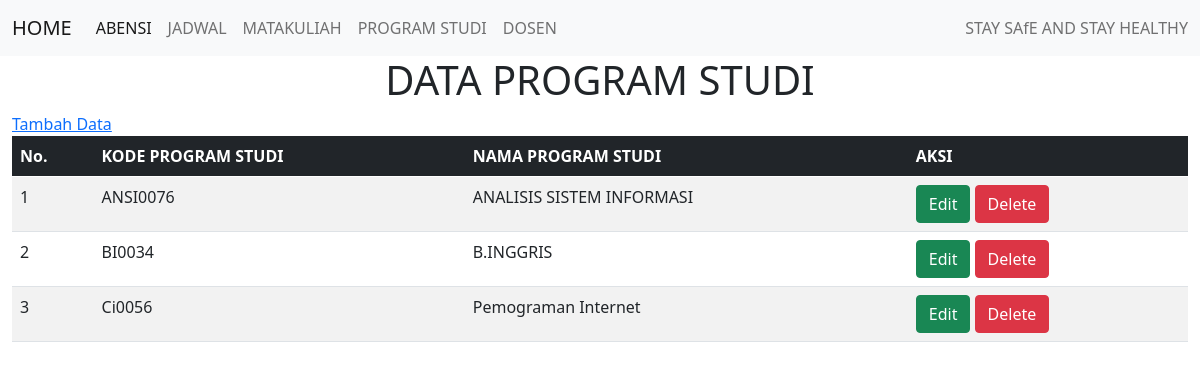
Page /prodi.php on the committed database.
### tables this page shows
CREATE TABLE `tblprodi` (
  `kodeprodi` varchar(13) NOT NULL,
  `namaprodi` varchar(30) DEFAULT NULL
);

### koneksi.php (called while the page is built)
<?php
    class Connection {
        public function get_connection(){
            $host       = "localhost";
            $database   = "absensi";
            $username   = "root";
            $password   = "";
            $connect = new mysqli($host, $username, $password, $database);
            return $connect;
        }
    }
?>

### model.php (called while the page is built, shortened)
<?php
    include 'koneksi.php';
    class Model extends Connection{
        public function __construct(){
            $this->conn = $this->get_connection();
        }
        public function tampil_prodi(){
            $sql = "SELECT * FROM tblprodi";
            $bind = $this->conn->query($sql);
            while ($obj = $bind->fetch_object()) {
                $baris[] = $obj;
            }
            if (!empty($baris)) {
                return $baris;
            }
        }
    }
?>

### prodi.php (the view, shortened to what this page needs)
<?php
include 'model.php';
$model = new Model();
$index = 1;
?>
<!DOCTYPE html>
<html lang="en">
<head>
    <link href="https://cdn.jsdelivr.net/npm/bootstrap@5.0.0-beta3/dist/css/bootstrap.min.css" rel="stylesheet">
</head>
<body>
    <?php
    include 'navbar.php';
    ?>
    <div class="container-fluid">
        <h1 align="center">DATA PROGRAM STUDI</h1>
        <a href="insert_prodi.php"> Tambah Data</a><br>
        <table class="table table-striped">
            <thead class="table-dark">
                <tr>
                    <th>No.</th>
                    <th>KODE PROGRAM STUDI</th>
                    <th>NAMA PROGRAM STUDI</th>
                    <th>AKSI</th>
                </tr>
            </thead>
            <tbody>
                <?php
                $result = $model->tampil_prodi();
                if (!empty($result)) {
                    foreach ($result as $data) : ?>
                        <tr>
                            <td><?= $index++ ?></td>
                            <td><?= $data->kodeprodi ?></td>
                            <td><?= $data->namaprodi ?></td>
                            <td>
                                <a class="btn btn-success" name="edit" id="edit" href="edit_prodi.php?id=<?= $data->kodeprodi ?>">Edit</a>
                                <a class="btn btn-danger" name="delete" id="delete" href="proces.php?id=<?= $data->kodeprodi ?>">Delete</a>
                            </td>
                        </tr>
                    <?php endforeach;
                } else { ?>
                    <tr>
                        <td colspan="9">Belum Ada Data Pada Tabel Data Program Studi</td>
                    </tr>
                <?php } ?>
            </tbody>
        </table>
    </div>
</body>
</html>

### rows in the picture
tblprodi: kodeprodi "ANSI0076", namaprodi "ANALISIS SISTEM INFORMASI"
tblprodi: kodeprodi "BI0034", namaprodi "B.INGGRIS"
tblprodi: kodeprodi "Ci0056", namaprodi "Pemograman Internet"
